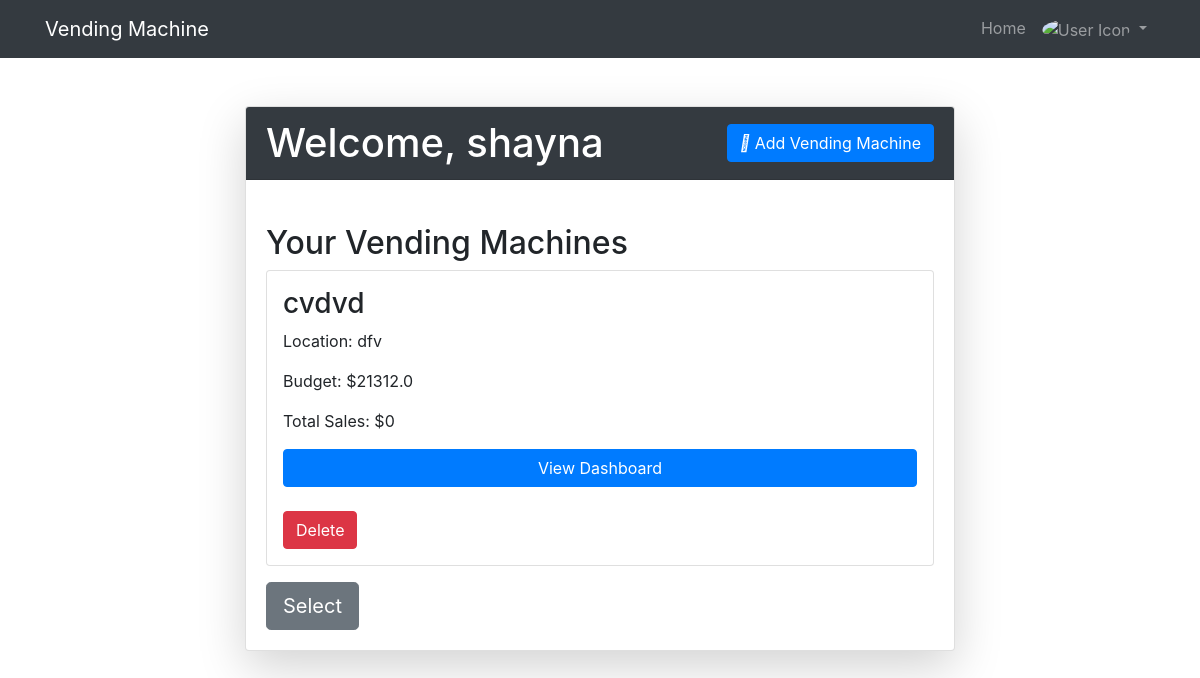
The app's page / (signed in) with its own data.
### website/models.py (models this page shows, shortened)
class User(db.Model, UserMixin):
    id = db.Column(db.Integer, primary_key=True)
    firstName = db.Column(db.String(80), unique=True, nullable=False)
    email = db.Column(db.String(80), unique=True, nullable=False)
    password = db.Column(db.String(40), nullable=False)
    vending_machines = db.relationship("VendingMachine", backref='owner', lazy=True)

class VendingMachine(db.Model):
    id = db.Column(db.Integer, primary_key=True)
    machine_name = db.Column(db.String(80), nullable=False)
    location = db.Column(db.String(100), nullable=True)
    date = db.Column(db.Date, nullable=True)
    budget = db.Column(db.Float, nullable=False)
    total_sales = db.Column(db.Float, default=0.0, nullable=False)
    user_id = db.Column(db.Integer, db.ForeignKey('user.id'), nullable=False)
    notes = db.relationship('Note', backref='vending_machine', lazy=True)
    transactions = db.relationship('Transaction', backref='vending_machine', lazy=True)
    def calculate_total_sales(self):
        return sum(tr.amount for tr in self.transactions)

### website/views.py (the view)
@views.route('/', methods=['GET', 'POST'])
@login_required
def home():
    user_vending_machine = VendingMachine.query.filter_by(user_id=current_user.id).all()
    return render_template("home.html", user=current_user, vending_machines=user_vending_machine)

### website/__init__.py (called while the page is built)
def create_app():
    app = Flask(__name__)
    app.config['SECRET_KEY'] = SECRET_KEY
    app.config['SQLALCHEMY_DATABASE_URI'] = f'sqlite:///{os.path.join(app.root_path, DB_NAME)}'
    db.init_app(app)
    from .views import views
    from .auth import auth
    from .vending_Machine import vending_machine
    app.register_blueprint(views, url_prefix='/')
    app.register_blueprint(auth, url_prefix='/')
    app.register_blueprint(vending_machine, url_prefix='/')
    from .models import User, Note, VendingMachine
    create_database(app)
    login_manager = LoginManager()
    login_manager.login_view = 'auth.login'
    login_manager.init_app(app)
    @login_manager.user_loader
    def load_user(id):
        return User.query.get(int(id))
    return app

### website/templates/home.html (shortened to what this page needs)
{% extends "base.html" %}
{% block content %}
<div class="container mt-5">
  <div class="row justify-content-center">
    <div class="col-md-8">
      <div class="card shadow-lg rounded">
        <div class="card-header bg-dark text-white d-flex justify-content-between align-items-center">
          <h1 class="mb-0">Welcome, {{ current_user.firstName }}</h1>
          <button type="button" class="btn btn-primary" data-toggle="modal" data-target="#addMachineModal">
            <i class="fas fa-plus"></i> Add Vending Machine
          </button>
        </div>
        <div class="card-body">
          <h2 class="mt-4">Your Vending Machines</h2>
          <div class="vending-machine-list">
            {% if user.vending_machines %}
              {% for machine in user.vending_machines %}
                <div class="vending-machine card mb-3 p-3">
                  <h3>{{ machine.machine_name }}</h3>
                  <p>Location: {{ machine.location }}</p>
                  <p>Budget: ${{ machine.budget }}</p>
                  <p>Total Sales: ${{ machine.calculate_total_sales() }}</p>
                  <a href="{{ url_for('vending_machine.vending_machine_dashboard', machine_id=machine.id) }}" class="btn btn-primary">View Dashboard</a>
                  <form method="POST" action="{{ url_for('views.delete_vending_machine', vending_machine_id=machine.id) }}" class="delete-form mt-4">
                    <button type="submit" class="btn btn-danger">Delete</button>
                  </form>
                </div>
              {% endfor %}
            {% else %}
              <p>You don't have any vending machines yet.</p>
            {% endif %}
          </div>
          <button class="btn btn-secondary btn-select btn-lg" {% if not user.vending_machines %}disabled{% endif %}>Select</button>
        </div>
      </div>
    </div>
  </div>
</div>
{% endblock %}

### records on screen
User: firstName "shayna"
VendingMachine: machine_name "cvdvd", location "dfv", budget "21312.0", calculate_total_sales "0"
